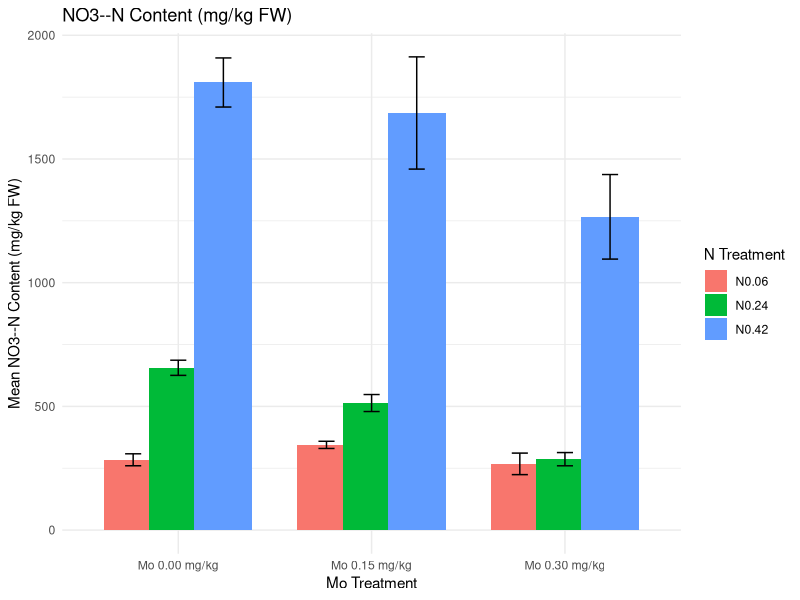

Write R code to recreate this figure.
# 加载必要的库
library(ggplot2)

# 创建数据框
data <- data.frame(
  Treatment1 = c("Mo 0.00 mg/kg", "Mo 0.00 mg/kg", "Mo 0.00 mg/kg",
                 "Mo 0.15 mg/kg", "Mo 0.15 mg/kg", "Mo 0.15 mg/kg",
                 "Mo 0.30 mg/kg", "Mo 0.30 mg/kg", "Mo 0.30 mg/kg"),
  Treatment2 = c("N0.06", "N0.24", "N0.42", "N0.06", "N0.24", "N0.42",
                 "N0.06", "N0.24", "N0.42"),
  Mean = c(284.14537, 656.01092, 1809.16597, 344.4517, 513.54516,
           1685.91484, 267.62793, 286.52413, 1266.24878),
  SD = c(24.20888, 30.66481, 99.20343, 14.55664, 34.33297, 226.79908,
         43.53029, 26.76564, 170.90268),
  stringsAsFactors = FALSE
)

# 绘制柱状图
ggplot(data, aes(x = Treatment1, y = Mean, fill = Treatment2)) +
  geom_bar(stat = "identity", position = position_dodge(width = 0.7)) +
  geom_errorbar(aes(ymin = Mean - SD, ymax = Mean + SD), width = 0.25,
                position = position_dodge(width = 0.7)) +
  labs(title = "NO3--N Content (mg/kg FW)",
       x = "Mo Treatment",
       y = "Mean NO3--N Content (mg/kg FW)",
       fill = "N Treatment") +
  theme_minimal()
